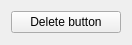
<?xml version="1.0" encoding="UTF-8"?>
<ui version="4.0">
 <class>Button</class>
 <widget class="QWidget" name="Button">
  <property name="geometry">
   <rect>
    <x>0</x>
    <y>0</y>
    <width>132</width>
    <height>45</height>
   </rect>
  </property>
  <property name="sizePolicy">
   <sizepolicy hsizetype="Preferred" vsizetype="Preferred">
    <horstretch>0</horstretch>
    <verstretch>0</verstretch>
   </sizepolicy>
  </property>
  <property name="contextMenuPolicy">
   <enum>Qt::ActionsContextMenu</enum>
  </property>
  <property name="windowTitle">
   <string>Form</string>
  </property>
  <layout class="QVBoxLayout" name="verticalLayout">
   <item>
    <widget class="QPushButton" name="pushButton">
     <property name="text">
      <string>Delete button</string>
     </property>
    </widget>
   </item>
  </layout>
  <action name="actionRemove">
   <property name="text">
    <string>Remove</string>
   </property>
  </action>
 </widget>
 <resources/>
 <connections/>
</ui>
